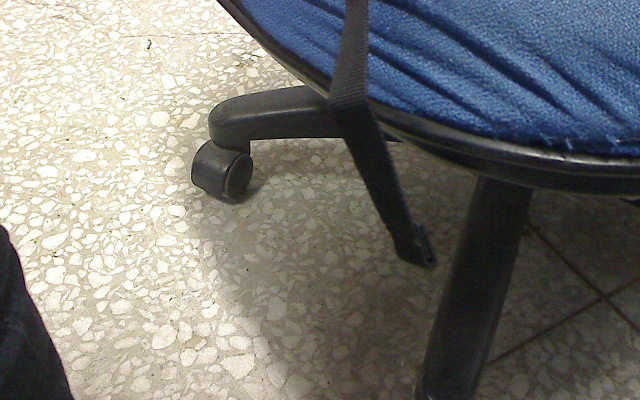
#> input picture test/Opencv-Test/scale.png, 1280 x 800 px, given in place of the camera (shown at 1/2 size)
$ python main.py
#> lines starting #> are read from the running program, lines starting #| are printed output that depends on the picture; after the words box and inside, x2 and y2 are one past the last pixel; in counts of white or black regions, pixels touching at a corner belong together
import cv2
import numpy as np

ORIGINAL_IMAGE_SIZE = (640, 480)
IMAGE_SIZE = (320, 240)

LINE_THRESHOLD = (96, 96, 96)
BLUR_PIXEL = (5, 5)
CONTOUR_COLOR = (0, 255, 64) #BGR
CENTROID_COLOR = (0, 0, 255)  # BGR

capture = cv2.VideoCapture(0)


def make_contour(im, imm):
    contours, _ = cv2.findContours(im, cv2.RETR_LIST, cv2.CHAIN_APPROX_SIMPLE)
    output = np.zeros((IMAGE_SIZE[1], IMAGE_SIZE[0]), np.uint8)

    if len(contours) == 0:
        print('No contour found')
        return None, output

    # print(contours)
    size_list = []
    for i in range(len(contours)):
        contour = contours[i]
        # print(type(contour), contour.shape)

        min_bound = contour.min(axis=0)
        max_bound = contour.max(axis=0)

        # print(min_bound[0], max_bound[0])
        bound = max_bound-min_bound
        contour_size = (bound[0][0], bound[0][1], i)
        size_list.append(contour_size)
        # print('Contour size:', contour_size)

    size_list_sorted = sorted(size_list, key=lambda x: x[0]*x[1], reverse=True)
    contour_index = size_list_sorted[0][-1]
    target_contour = contours[contour_index]

    # convex = cv2.convexHull(target_contour, returnPoints=True)
    # print(convex)

    cv2.fillConvexPoly(output, target_contour, 255)

    # cv2.drawContours(imm, contours, contour_index, CONTOUR_COLOR, 3)
    return target_contour, output


def make_centroid(im, imm):
    moments = cv2.moments(im)
    # print(moments)

    if 0 in moments.values():
        print('No moments OwO')
        return (-1, -1)

    center_x = int(moments['m10']/moments['m00'])
    center_y = int(moments['m01']/moments['m00'])

    cv2.circle(imm, (center_x, center_y), 5, CENTROID_COLOR, -1)
    return (center_x, center_y)

if __name__ == '__main__':
    while True:
        cret, frame = capture.read()
#> frame is the input picture: shape (800, 1280, 3); mean B, G, R 118.2, 121.8, 121.9
        frame = cv2.resize(frame, IMAGE_SIZE)
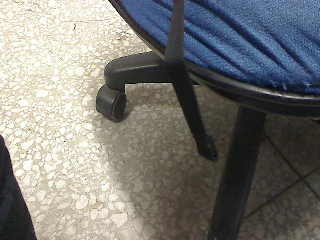
#> frame: shape (240, 320, 3); mean B, G, R 118.2, 121.7, 121.9

        # [4 lines of commented-out code are left out]

        blurred = cv2.GaussianBlur(frame, BLUR_PIXEL, 0)
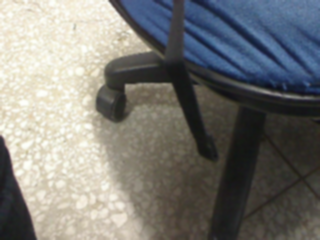
#> blurred: shape (240, 320, 3); mean B, G, R 118.2, 121.7, 121.9
        ranged = cv2.inRange(blurred, (0, 0, 0), LINE_THRESHOLD)
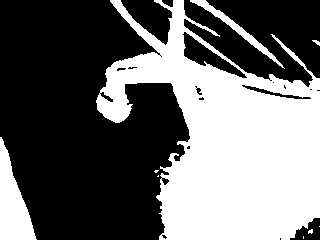
#> ranged: shape (240, 320); 41.3% white; 9 white regions (5 under 20 px)
        # cv2.imshow('Camera test', ranged)
        target, im = make_contour(ranged, frame)
#> in make_contour, `contours, _ = cv2.findContours(im, cv2.RETR_LIST, cv2.CHAIN_APPROX_SIM..`: contours = 26 contours, 16 with area under 20; largest, box (x1, y1, x2, y2) and area: (96, 0, 320, 240) 29596, (0, 137, 37, 240) 1890, (182, 31, 248, 79) 978, (190, 0, 285, 69) 574, (241, 84, 312, 100) 259
#> the loop in make_contour, `for i in range(len(contours)):` made 26 passes
#> (min_bound, max_bound, contour_size) on passes 1, 2, 3, 5, 7, 8, 9, 10, 11, 12, 13, 14: ([[303, 236]], [[303, 238]], (0, 2, 0)), ([[161, 234]], [[167, 239]], (6, 5, 1)), ([[308, 229]], [[312, 233]], (4, 4, 2)), ([[161, 177]], [[169, 185]], (8, 8, 4)), ([[154, 170]], [[158, 172]], (4, 2, 6)), ([[186, 145]], [[190, 149]], (4, 4, 7)), ([[0, 137]], [[36, 239]], (36, 102, 8)), ([[198, 96]], [[204, 100]], (6, 4, 9)), ([[99, 91]], [[113, 102]], (14, 11, 10)), ([[309, 88]], [[312, 90]], (3, 2, 11)), ([[195, 87]], [[202, 95]], (7, 8, 12)), ([[194, 85]], [[197, 88]], (3, 3, 13))
#> (contour, min_bound, max_bound, contour_size) on passes 17, 21, 22: ([[272, 82], [273, 81], [274, 82], [273, 83]], [[272, 81]], [[274, 83]], (2, 2, 16)), ([[160, 56], [161, 55], [162, 56], [161, 57]], [[160, 55]], [[162, 57]], (2, 2, 20)), ([[159, 55], [160, 54], [161, 55], [160, 56]], [[159, 54]], [[161, 56]], (2, 2, 21))
#> after the loop in make_contour, `for i in range(len(contours)):`: size_list = 26 items, first 6: (0, 2, 0), (6, 5, 1), (4, 4, 2), (0, 0, 3), (8, 8, 4), (1, 1, 5)
#> in make_contour, `size_list_sorted = sorted(size_list, key=lambda x: x[0]*x[1], reverse=..`: size_list_sorted = 26 items, first 6: (223, 239, 25), (94, 68, 24), (36, 102, 8), (65, 47, 23), (70, 15, 15), (14, 11, 10)
#> in make_contour, `contour_index = size_list_sorted[0][-1]`: contour_index = 25
#> in make_contour, `target_contour = contours[contour_index]`: target_contour = contour of 536 points, box (x1, y1, x2, y2) (96, 0, 320, 240), area 29596
#> in make_contour, `cv2.fillConvexPoly(output, target_contour, 255)`:
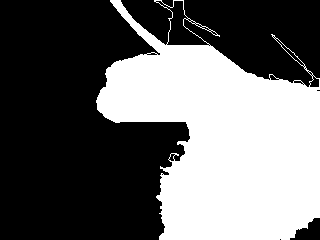
#> output: shape (240, 320); 40.5% white; 1 white region, box (x1, y1, x2, y2) and area: (96, 0, 320, 240) 31123
#> target has the same summary as target_contour in make_contour
        if target is None:
            continue
        else:
            # print(target)
            pass

        # cv2.imshow('Camera test', im)

        centroid = make_centroid(im, frame)
#> in make_centroid, `moments = cv2.moments(im)`: moments = moments, m00 7936365, centre m10/m00, m01/m00 = (222.7, 139.5)
#> in make_centroid, `center_x = int(moments['m10']/moments['m00'])`: center_x = 222
#> in make_centroid, `center_y = int(moments['m01']/moments['m00'])`: center_y = 139
#> centroid = (222, 139)
        # print('X offset:', centroid[0]-(IMAGE_SIZE[0]/2))

        cv2.imshow('Camera test', frame)
        # cv2.imshow('Camera test', otsu)
        # cv2.imshow('Camera test', gray)
        # cv2.imshow('Camera test', frame)

        if cv2.waitKey(1) & 0xFF == ord('q'):
#> (key q is pressed here)
            break

    capture.release()
    cv2.destroyAllWindows()
